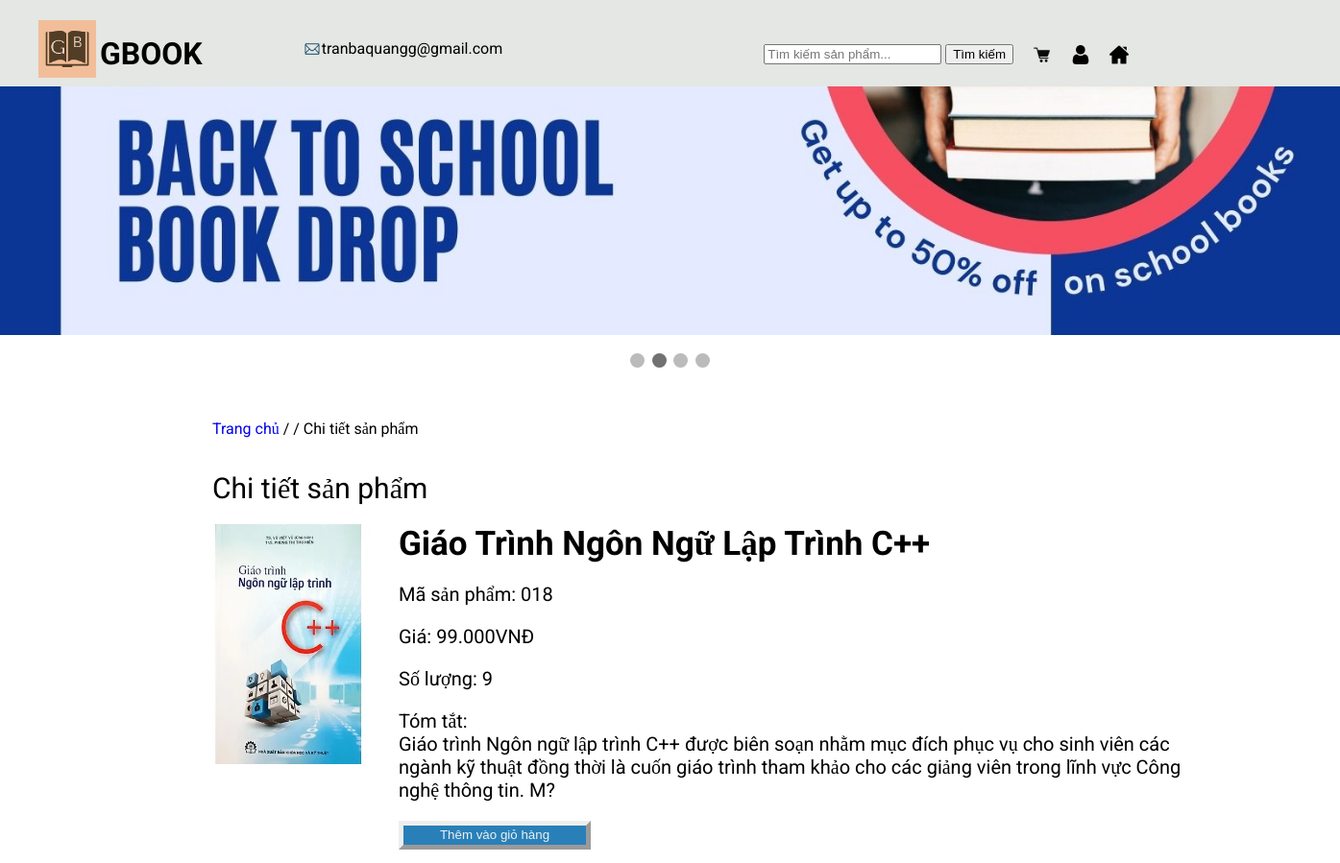
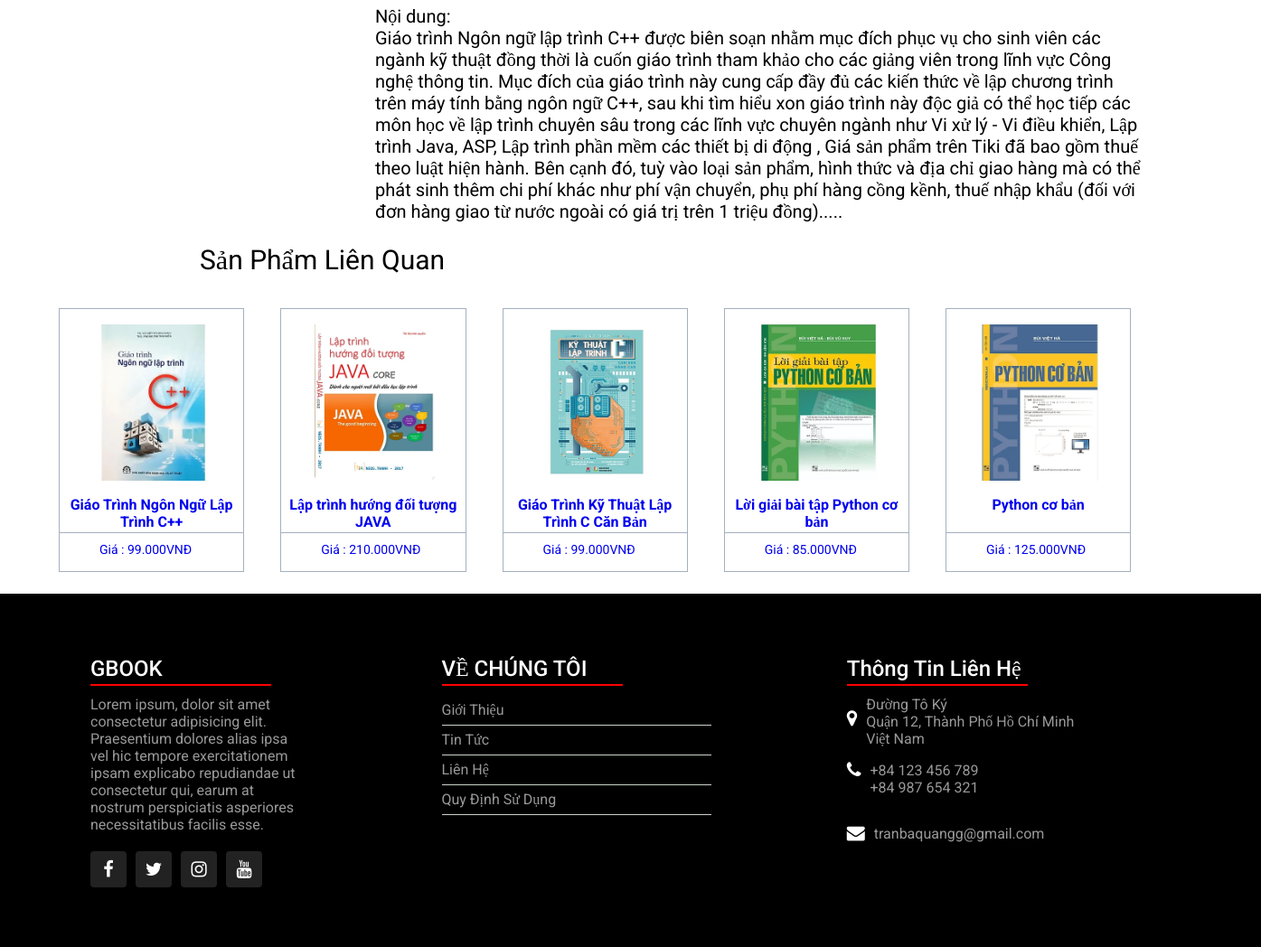
The page /index.php?quanly=sanpham&id=17&danhmuc=5 on the database its author committed (2 pictures, top to bottom).
### tables this page shows
CREATE TABLE `san_pham` (
  `id_sanpham` int(11) NOT NULL,
  `tensanpham` varchar(300) NOT NULL,
  `masp` varchar(100) NOT NULL,
  `giasp` varchar(100) NOT NULL,
  `soluong` int(11) NOT NULL,
  `hinhanh` varchar(50) NOT NULL,
  `tomtat` tinytext NOT NULL,
  `noidung` text NOT NULL,
  `tinhtrang` int(11) NOT NULL,
  `id_danhmuc` int(11) NOT NULL
);

### pages/main/sanpham.php (the view, shortened to what this page needs)
<link rel="stylesheet" type="text/css" href ="pages/main/sanpham.css">
<p class="quaylai"><a href="index.php?quanly=index">Trang chủ</a> / / Chi tiết sản phẩm</p>
<p class="chitiet"> Chi tiết sản phẩm</p>
<?php
        $sql_chitiet = "SELECT * FROM san_pham,danh_muc_moi WHERE  san_pham.id_danhmuc=danh_muc_moi.id_danhmuc AND san_pham.id_sanpham='$_GET[id]' LIMIT 1";
        $query_chitiet = mysqli_query($mysqli,$sql_chitiet);
        while($row_chitiet = mysqli_fetch_array($query_chitiet)){
?>
<div class="sanpham_chitiet">
    <div class="hinhanh_sanpham">
    <img width="100%"src="admincp/modules/quanlysp/uploads/<?php echo $row_chitiet['hinhanh'] ?>" alt="">
    </div>
<form method="POST"action="pages/main/themgiohang.php?idsanpham=<?php echo $row_chitiet['id_sanpham']?>">
    <div class="chitiet_sanpham">
                <h3 style="margin:0"> <?php echo $row_chitiet['tensanpham']?></h3>
                <p>Mã sản phẩm: <?php echo $row_chitiet['masp']?></p>
                <p>Giá: <?php echo number_format( $row_chitiet['giasp'],0,',','.').'VNĐ'?></p>
                <p>Số lượng: <?php echo $row_chitiet['soluong']?></p>
                <p>Tóm tắt:</br> <?php echo $row_chitiet['tomtat'] ?></p>
                <p><input class="themgiohang" name="themgiohang" type="submit" value="Thêm vào giỏ hàng"></p>
                <p>Nội dung:</br> <?php echo $row_chitiet['noidung'] ?></p>
    </div>
</form>
</div>
<?php
    }
?>
<p class="chitiet"> Sản Phẩm Liên Quan</p>
<?php
    $sql_pro = "SELECT * FROM san_pham WHERE  san_pham.id_danhmuc='$_GET[danhmuc]' ORDER BY id_sanpham DESC";
    $query_pro = mysqli_query($mysqli,$sql_pro);
?>
<div class="splienquan">
 <ul class="lienquan">
                    <?php
                    while($row_pro = mysqli_fetch_array($query_pro)){
                    ?>
                    <li>
                        <a href="index.php?quanly=sanpham&id=<?php echo $row_pro['id_sanpham']?>&danhmuc=<?php echo $row_pro['id_danhmuc']?>">
                            <img src="admincp/modules/quanlysp/uploads/<?php echo $row_pro['hinhanh'] ?>" alt="">
                            <p class="title_product2"> <?php echo $row_pro['tensanpham'] ?></p>
                            <p class="price_product2">Giá : <?php echo number_format( $row_pro['giasp'],0,',' ,'.').'VNĐ' ?></p>
                        </a>
                    </li>
                    <?php
                    }
                    ?>
                </ul>
</div>

### css/style.css (style rules this page uses)
body { margin: 0; padding: 0; }
.main div { display: inline-table; }
.footerr { width: 100%; height: auto; }

### pages/menu/menu.css (style rules this page uses)
a { text-decoration: none; }

### pages/header/header.css (style rules this page uses)
img { vertical-align: middle; max-width: 100%; }

### pages/main/sanpham.css (style rules this page uses)
.sanpham_chitiet { width: 100%; margin-left: 180px; margin-top: 20px; }
.sanpham_chitiet .hinhanh_sanpham img { width: 230px; height: 250px; }
.sanpham_chitiet div { float: left; }
.chitiet_sanpham h3 { font-size: 35px; }
.chitiet_sanpham p { font-size: 20px; }
.chitiet_sanpham .themgiohang { width: 200px; height: 30px; background-color: #2980b9; color: #ecf0f1; border: 5px outset; }
p.chitiet { margin-left: 216px; margin-bottom: 0; font-size: 30px; margin-top: 0; }
p.quaylai { margin-left: 216px; }
div.chitiet_sanpham { width: 850px; }
ul.lienquan li { width: 15%; border: 1px solid #a4b0be; float: left; margin: 20px; display: block; }
.splienquan { width: 100%; }
ul.lienquan li img { width: 85%; margin: 17px; }
p.title_product2 { text-align: center; font-size: 16px; font-weight: bold; margin-top: 0; margin-bottom: 0; padding-bottom: 5px; height: 35px; border-bottom: 1px solid #a4b0be; }
p.price_product2 { font-size: 14px; padding: 10px 10px 0px 10px; margin: 0; margin-left: 34px; }

### pages/main/footer.css (style rules this page uses)
body.footerr { margin: 0; padding: 0; box-sizing: border-box; font-family: Roboto; display: flex; justify-content: flex-end; align-items: center; min-height: 100vh; flex-direction: column; }

### rows shown on the page
san_pham: hinhanh (picture), tensanpham "Giáo Trình Ngôn Ngữ Lập Trình C++", masp "018", giasp "99.000", soluong "9", tomtat "Giáo trình Ngôn ngữ lập trình C++ được biên soạn nhằm mục đích phục vụ cho sinh viên các ngành kỹ thuật đồng thời là cuốn giáo trình tham khảo cho các giảng viên trong lĩnh vực Công nghệ thông tin. M?", noidung "Giáo trình Ngôn ngữ lập trình C++ được biên soạn nhằm mục đích phục vụ cho sinh viên các ngành kỹ thuật đồng thời là cuốn giáo trình tham khảo cho các giảng viên trong lĩnh vực Công nghệ thông tin. Mục đích của giáo trình này cung cấp đầy đủ các kiến thức về lập chương trình trên máy tính bằng ngôn ngữ C++, sau khi tìm hiểu xon giáo trình này độc giả có thể học tiếp các môn học về lập trình chuyên sâu trong các lĩnh vực chuyên ngành như Vi xử lý - Vi điều khiển, Lập trình Java, ASP, Lập trình phần mềm các thiết bị di động , Giá sản phẩm trên Tiki đã bao gồm thuế theo luật hiện hành. Bên cạnh đó, tuỳ vào loại sản phẩm, hình thức và địa chỉ giao hàng mà có thể phát sinh thêm chi phí khác như…"
san_pham: hinhanh (picture), tensanpham "Lập trình hướng đối tượng JAVA", giasp "210.000"
san_pham: hinhanh (picture), tensanpham "Giáo Trình Kỹ Thuật Lập Trình C Căn Bản", giasp "99.000"
san_pham: hinhanh (picture), tensanpham "Lời giải bài tập Python cơ bản", giasp "85.000"
san_pham: hinhanh (picture), tensanpham "Python cơ bản", giasp "125.000"
